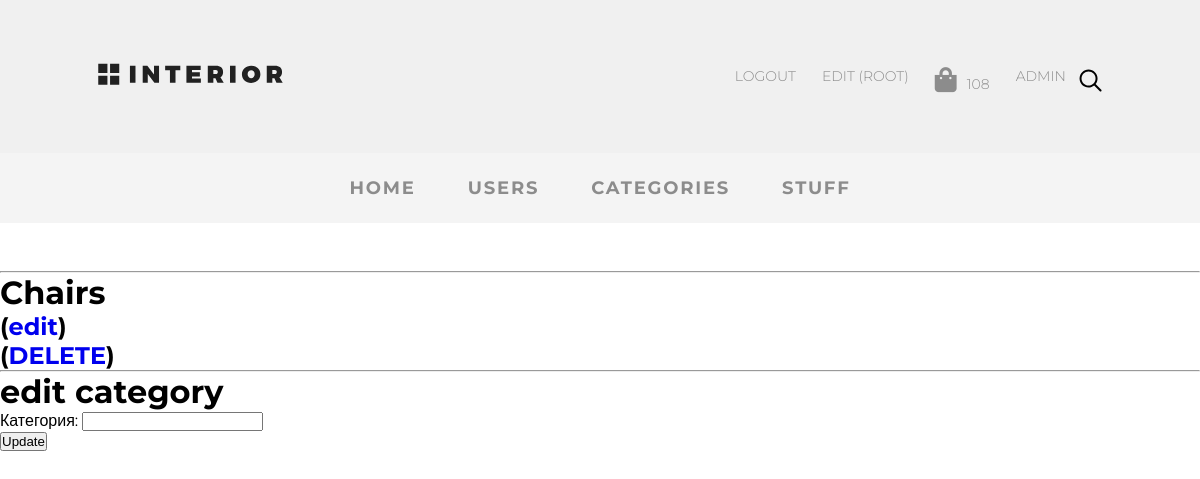
Screenshot of /adminapp/categories/update/1 (signed in) with the database file from the repository.
### authapp/models.py (models this page shows, shortened)
class CustomUser(AbstractUser):
    age = models.PositiveIntegerField(verbose_name='возраст')
    ava = models.ImageField(upload_to='avatars', verbose_name='аватар',)
    email = models.EmailField(verbose_name='email', blank='True')
    activation_key = models.CharField(max_length=128, blank=True)
    activation_key_expired = models.DateTimeField(default=(now() + timedelta(hours=48)))

### basketapp/models.py (models this page shows, shortened)
class Basket(models.Model):
    _price: float
    _total_qty: int
    _total_price: float
    user = models.ForeignKey(settings.AUTH_USER_MODEL, on_delete=models.CASCADE, related_name='basket')
    product = models.ForeignKey(Stuff, on_delete=models.CASCADE)
    quantity = models.PositiveIntegerField(verbose_name='Quantity', default=0)
    add_datetime = models.DateTimeField(verbose_name='data', auto_now_add=True)
    @property
    def total_qty(self):
        items = Basket.objects.filter(user=self.user)
        total = sum([x.quantity for x in items])
        return total

### mainapp/models.py (models this page shows)
class Category(models.Model):
    name = models.CharField(verbose_name='Категория', max_length=30)

### adminapp/views/categories.py (the view)
# urls.py: path('categories/update/<int:id>', categories.update,name='categories_update'),
@user_passes_test(lambda u: u.is_superuser)
def update(request:HttpRequest,id):
    title = Category.objects.get(pk=id)
    if request.method == 'POST':
        update_form = CategoryEdit(request.POST, instance=title)
        if update_form.is_valid():
            update_form.save()
            return HttpResponseRedirect(reverse('adminapp:categories'))
    else:
        update_form = CategoryEdit(instance=request.user)
    content = {
        'title': title,
        'update_form': update_form,
    }
    return render(request,'adminapp/categories/update.html', content)

### adminapp/models/category.py
class CategoryEdit(ModelForm):
    class Meta:
        model = Category
        fields = '__all__'

### mainapp/context_processors.py (called while the page is built)
def basket(request:HttpRequest):
    basket = []
    if request.user.is_authenticated:
        basket = Basket.objects.filter(user=request.user)
    return {
        'basket':basket
    }

### adminapp/templates/adminapp/categories/update.html (shortened to what this page needs)
{% extends 'adminapp/base.html' %}
{% block content %}
<hr>
<h1>{{title.name}}</h1>
<h2>(<a href="{% url 'adminapp:categories_update' title.id%}">edit</a>)</h2>
<h2>(<a href="{% url 'adminapp:categories_delete' title.id%}">DELETE</a>)</h2>
<hr>
<h1>edit category</h1>
<form action="{% url 'adminapp:categories_update' title.id %}" method="post">
    {{update_form.as_p}}
    <p>
        <input type="submit" value="Update">
    </p>
</form>
{% endblock %}

### adminapp/templates/adminapp/menu.html (shortened to what this page needs)
{% load static %}
<ul class="menu">
<li class="menu-list">
<a href="{% url 'home' %}"
class="menu-link">
</a>
</li>
    {% if user.is_authenticated %}
    <li class="menu-list">
        <a href="{% url 'auth:logout' %}" class="menu-link">
            Logout
        </a>
    </li>
    <li class="menu-list">
        <a href="{% url 'auth:edit' %}" class="menu-link">
            Edit ({{user.username}})
        </a>
    </li>
    <li class="menu-list"><a href="{%url 'basket:index'%}" class="menu-link"><i class="fas fa-shopping-bag"></i>{{basket.0.total_qty}}</li></a>
    <li class="menu-list">
        <a href="{% url 'adminapp:products' %}" class="menu-link">
            ADMIN
        </a>
    </li>
    {% else %}
    <li class="menu-list"><a href="{% url 'auth:login' %}" class="menu-link">
        Login
    </a></li>
    {% endif %}
    <li class="menu-list search"><img src="{% static 'img/search.svg' %}" alt="search"></li>
                </ul>

### static/style.css (style rules this page uses)
* { margin: 0; padding: 0; }
body { font-family: 'Montserrat', sans-serif; }
a { text-decoration: none; }
.menu { display: flex; margin-top: 57px; margin-bottom: 50px; }
.menu-list { list-style-type: none; }
.menu-link { color: #8c8c8c; font-size: 14px; font-weight: 300; text-transform: uppercase; display: block; padding: 10px 13px; }
.search { display: flex; align-items: center; }
.fa-shopping-bag { font-size:25px; margin-right:10px; }

### rows the page displays
CustomUser: username "ROOT"
Basket: user+quantity "108"
Category: name "Chairs"
